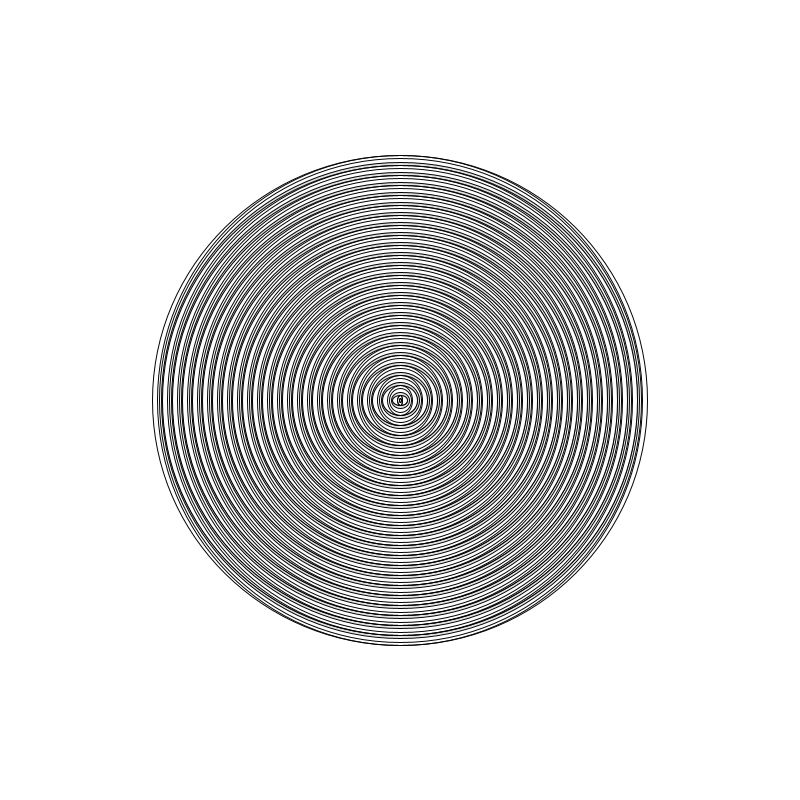
Frame 1 (no input)
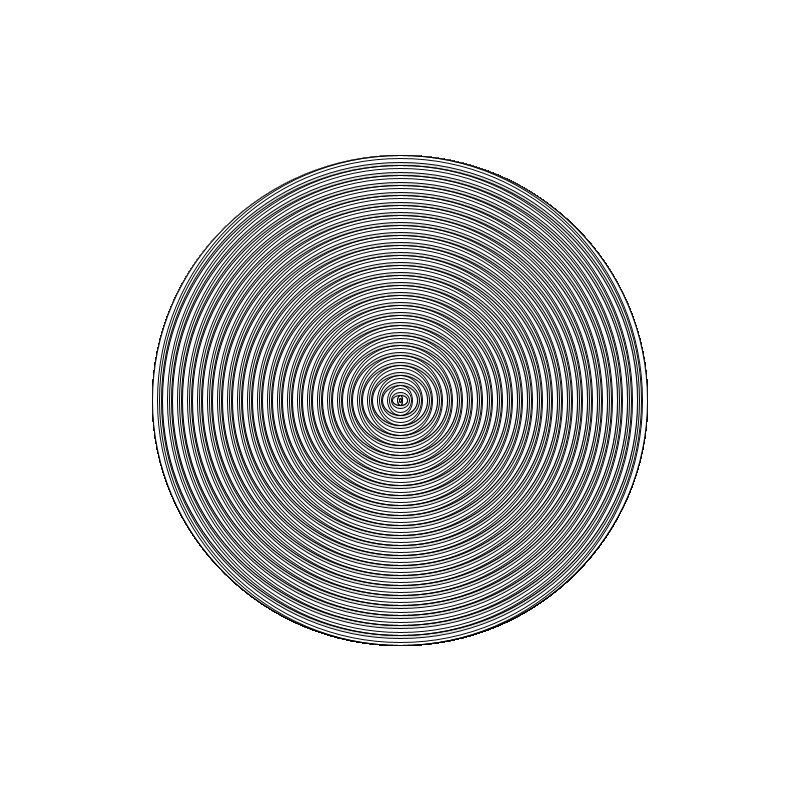
Frame 60 (the mouse pressed at the canvas centre just before this capture)
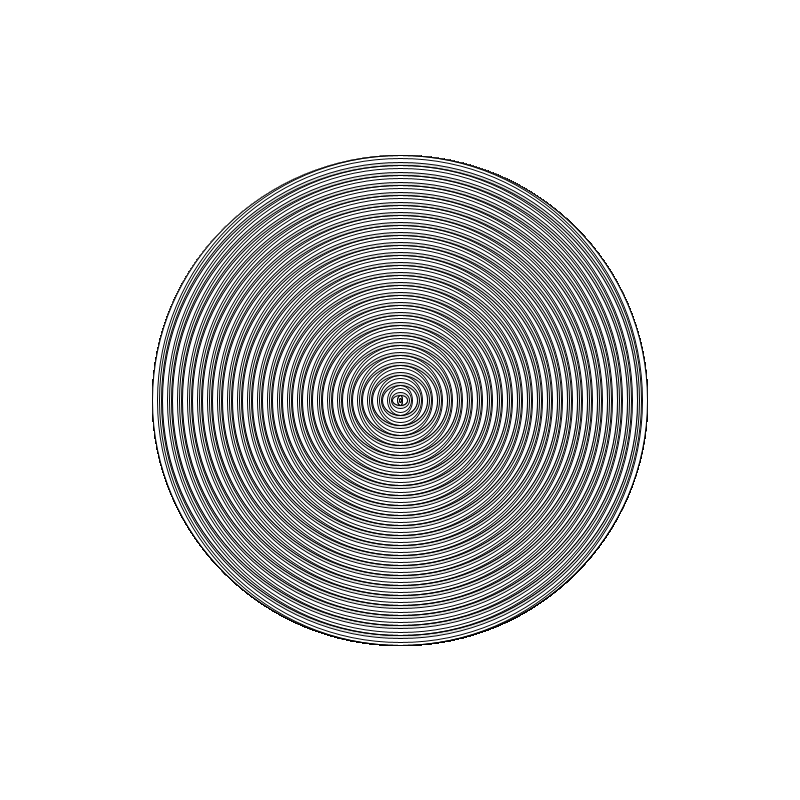
Frame 120 (the mouse held since frame 60 and released just before this capture)

The Processing sketch that drew these frames (run headless with seeded random() and noise(); from frame 60 on, the mouse is pressed at the canvas centre):

// Processing sketch: processing_137600
// ── processing_137600.pde

void setup(){

size(800,800);
background(255,255,255);
}

void draw (){

int i =500;

while( i > 0) {
  stroke(3);
  fill(255,255,255);
    ellipse(width/2, height/2, i-5, i-10);    
  
i = i -20;
      fill(255,255,255,19);


     ellipse(width/2, height/2, i-5, i-10);    
     ellipse(width/2, height/2, i+5, i+10);
     ellipse(width/2, height/2, i+2, i+4);
  fill(0,0,0,30);
     ellipse(width/2, height/2, i-2, i-4);

}

while ( i < 0){
 stroke(0.4);
   fill (0,0,0,0);
  i = i -20;
     ellipse(width/2, height/2, i, i);    
     ellipse(width/2, height/2, i+60, i+10);
}


}

  
